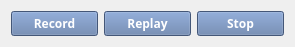
   <widget class="QWidget" name="layoutWidget">
    <property name="geometry">
     <rect>
      <x>1060</x>
      <y>10</y>
      <width>295</width>
      <height>30</height>
     </rect>
    </property>
    <layout class="QHBoxLayout" name="horizontalLayout_2">
     <item>
      <widget class="QPushButton" name="record_button">
       <property name="palette">
        <palette>
         <active>
          <colorrole role="WindowText">
           <brush brushstyle="SolidPattern">
            <color alpha="255">
             <red>255</red>
             <green>255</green>
             <blue>255</blue>
            </color>
           </brush>
          </colorrole>
          <colorrole role="Button">
           <brush brushstyle="SolidPattern">
            <color alpha="255">
             <red>95</red>
             <green>122</green>
             <blue>168</blue>
            </color>
           </brush>
          </colorrole>
          <colorrole role="Text">
           <brush brushstyle="SolidPattern">
            <color alpha="255">
             <red>255</red>
             <green>255</green>
             <blue>255</blue>
            </color>
           </brush>
          </colorrole>
          <colorrole role="ButtonText">
           <brush brushstyle="SolidPattern">
            <color alpha="255">
             <red>255</red>
             <green>255</green>
             <blue>255</blue>
            </color>
           </brush>
          </colorrole>
          <colorrole role="Base">
           <brush brushstyle="SolidPattern">
            <color alpha="255">
             <red>95</red>
             <green>122</green>
             <blue>168</blue>
            </color>
           </brush>
          </colorrole>
          <colorrole role="Window">
           <brush brushstyle="SolidPattern">
            <color alpha="255">
             <red>95</red>
             <green>122</green>
             <blue>168</blue>
            </color>
           </brush>
          </colorrole>
          <colorrole role="PlaceholderText">
           <brush brushstyle="SolidPattern">
            <color alpha="128">
             <red>255</red>
             <green>255</green>
             <blue>255</blue>
            </color>
           </brush>
          </colorrole>
         </active>
         <inactive>
          <colorrole role="WindowText">
           <brush brushstyle="SolidPattern">
            <color alpha="255">
             <red>255</red>
             <green>255</green>
             <blue>255</blue>
            </color>
           </brush>
          </colorrole>
          <colorrole role="Button">
           <brush brushstyle="SolidPattern">
            <color alpha="255">
             <red>95</red>
             <green>122</green>
             <blue>168</blue>
            </color>
           </brush>
          </colorrole>
          <colorrole role="Text">
           <brush brushstyle="SolidPattern">
            <color alpha="255">
             <red>255</red>
             <green>255</green>
             <blue>255</blue>
            </color>
           </brush>
          </colorrole>
          <colorrole role="ButtonText">
           <brush brushstyle="SolidPattern">
            <color alpha="255">
             <red>255</red>
             <green>255</green>
             <blue>255</blue>
            </color>
           </brush>
          </colorrole>
          <colorrole role="Base">
           <brush brushstyle="SolidPattern">
            <color alpha="255">
             <red>95</red>
             <green>122</green>
             <blue>168</blue>
            </color>
           </brush>
          </colorrole>
          <colorrole role="Window">
           <brush brushstyle="SolidPattern">
            <color alpha="255">
             <red>95</red>
             <green>122</green>
             <blue>168</blue>
            </color>
           </brush>
          </colorrole>
          <colorrole role="PlaceholderText">
           <brush brushstyle="SolidPattern">
            <color alpha="128">
             <red>255</red>
             <green>255</green>
             <blue>255</blue>
            </color>
           </brush>
          </colorrole>
         </inactive>
         <disabled>
          <colorrole role="WindowText">
           <brush brushstyle="SolidPattern">
            <color alpha="255">
             <red>120</red>
             <green>120</green>
             <blue>120</blue>
            </color>
           </brush>
          </colorrole>
          <colorrole role="Button">
           <brush brushstyle="SolidPattern">
            <color alpha="255">
             <red>95</red>
             <green>122</green>
             <blue>168</blue>
            </color>
           </brush>
          </colorrole>
          <colorrole role="Text">
           <brush brushstyle="SolidPattern">
            <color alpha="255">
             <red>120</red>
             <green>120</green>
             <blue>120</blue>
            </color>
           </brush>
          </colorrole>
          <colorrole role="ButtonText">
           <brush brushstyle="SolidPattern">
            <color alpha="255">
             <red>120</red>
             <green>120</green>
             <blue>120</blue>
            </color>
           </brush>
          </colorrole>
          <colorrole role="Base">
           <brush brushstyle="SolidPattern">
            <color alpha="255">
             <red>95</red>
             <green>122</green>
             <blue>168</blue>
            </color>
           </brush>
          </colorrole>
          <colorrole role="Window">
           <brush brushstyle="SolidPattern">
            <color alpha="255">
             <red>95</red>
             <green>122</green>
             <blue>168</blue>
            </color>
           </brush>
          </colorrole>
          <colorrole role="PlaceholderText">
           <brush brushstyle="SolidPattern">
            <color alpha="128">
             <red>0</red>
             <green>0</green>
             <blue>0</blue>
            </color>
           </brush>
          </colorrole>
         </disabled>
        </palette>
       </property>
       <property name="font">
        <font>
         <family>等线</family>
         <weight>75</weight>
         <bold>true</bold>
        </font>
       </property>
       <property name="styleSheet">
        <string notr="true">background-color: rgb(95, 122, 168);</string>
       </property>
       <property name="text">
        <string>Record</string>
       </property>
      </widget>
     </item>
     <item>
      <widget class="QPushButton" name="replay_button">
       <property name="palette">
        <palette>
         <active>
          <colorrole role="WindowText">
           <brush brushstyle="SolidPattern">
            <color alpha="255">
             <red>255</red>
             <green>255</green>
             <blue>255</blue>
            </color>
           </brush>
          </colorrole>
          <colorrole role="Button">
           <brush brushstyle="SolidPattern">
            <color alpha="255">
             <red>95</red>
             <green>122</green>
             <blue>168</blue>
            </color>
           </brush>
          </colorrole>
          <colorrole role="Text">
           <brush brushstyle="SolidPattern">
            <color alpha="255">
             <red>255</red>
             <green>255</green>
             <blue>255</blue>
            </color>
           </brush>
          </colorrole>
          <colorrole role="ButtonText">
           <brush brushstyle="SolidPattern">
            <color alpha="255">
             <red>255</red>
             <green>255</green>
             <blue>255</blue>
            </color>
           </brush>
          </colorrole>
          <colorrole role="Base">
           <brush brushstyle="SolidPattern">
            <color alpha="255">
             <red>95</red>
             <green>122</green>
             <blue>168</blue>
            </color>
           </brush>
          </colorrole>
          <colorrole role="Window">
           <brush brushstyle="SolidPattern">
            <color alpha="255">
             <red>95</red>
             <green>122</green>
             <blue>168</blue>
            </color>
           </brush>
          </colorrole>
          <colorrole role="PlaceholderText">
           <brush brushstyle="SolidPattern">
            <color alpha="128">
             <red>255</red>
             <green>255</green>
             <blue>255</blue>
            </color>
           </brush>
          </colorrole>
         </active>
         <inactive>
          <colorrole role="WindowText">
           <brush brushstyle="SolidPattern">
            <color alpha="255">
             <red>255</red>
             <green>255</green>
             <blue>255</blue>
            </color>
           </brush>
          </colorrole>
          <colorrole role="Button">
           <brush brushstyle="SolidPattern">
            <color alpha="255">
             <red>95</red>
             <green>122</green>
             <blue>168</blue>
            </color>
           </brush>
          </colorrole>
          <colorrole role="Text">
           <brush brushstyle="SolidPattern">
            <color alpha="255">
             <red>255</red>
             <green>255</green>
             <blue>255</blue>
            </color>
           </brush>
          </colorrole>
          <colorrole role="ButtonText">
           <brush brushstyle="SolidPattern">
            <color alpha="255">
             <red>255</red>
             <green>255</green>
             <blue>255</blue>
            </color>
           </brush>
          </colorrole>
          <colorrole role="Base">
           <brush brushstyle="SolidPattern">
            <color alpha="255">
             <red>95</red>
             <green>122</green>
             <blue>168</blue>
            </color>
           </brush>
          </colorrole>
          <colorrole role="Window">
           <brush brushstyle="SolidPattern">
            <color alpha="255">
             <red>95</red>
             <green>122</green>
             <blue>168</blue>
            </color>
           </brush>
          </colorrole>
          <colorrole role="PlaceholderText">
           <brush brushstyle="SolidPattern">
            <color alpha="128">
             <red>255</red>
             <green>255</green>
             <blue>255</blue>
            </color>
           </brush>
          </colorrole>
         </inactive>
         <disabled>
          <colorrole role="WindowText">
           <brush brushstyle="SolidPattern">
            <color alpha="255">
             <red>120</red>
             <green>120</green>
             <blue>120</blue>
            </color>
           </brush>
          </colorrole>
          <colorrole role="Button">
           <brush brushstyle="SolidPattern">
            <color alpha="255">
             <red>95</red>
             <green>122</green>
             <blue>168</blue>
            </color>
           </brush>
          </colorrole>
          <colorrole role="Text">
           <brush brushstyle="SolidPattern">
            <color alpha="255">
             <red>120</red>
             <green>120</green>
             <blue>120</blue>
            </color>
           </brush>
          </colorrole>
          <colorrole role="ButtonText">
           <brush brushstyle="SolidPattern">
            <color alpha="255">
             <red>120</red>
             <green>120</green>
             <blue>120</blue>
            </color>
           </brush>
          </colorrole>
          <colorrole role="Base">
           <brush brushstyle="SolidPattern">
            <color alpha="255">
             <red>95</red>
             <green>122</green>
             <blue>168</blue>
            </color>
           </brush>
          </colorrole>
          <colorrole role="Window">
           <brush brushstyle="SolidPattern">
            <color alpha="255">
             <red>95</red>
             <green>122</green>
             <blue>168</blue>
            </color>
           </brush>
          </colorrole>
          <colorrole role="PlaceholderText">
           <brush brushstyle="SolidPattern">
            <color alpha="128">
             <red>0</red>
             <green>0</green>
             <blue>0</blue>
            </color>
           </brush>
          </colorrole>
         </disabled>
        </palette>
       </property>
       <property name="font">
        <font>
         <family>等线</family>
         <weight>75</weight>
         <bold>true</bold>
        </font>
       </property>
       <property name="styleSheet">
        <string notr="true">background-color: rgb(95, 122, 168);</string>
       </property>
       <property name="text">
        <string>Replay</string>
       </property>
      </widget>
     </item>
     <item>
      <widget class="QPushButton" name="replay_stop_button">
       <property name="palette">
        <palette>
         <active>
          <colorrole role="WindowText">
           <brush brushstyle="SolidPattern">
            <color alpha="255">
             <red>255</red>
             <green>255</green>
             <blue>255</blue>
            </color>
           </brush>
          </colorrole>
          <colorrole role="Button">
           <brush brushstyle="SolidPattern">
            <color alpha="255">
             <red>95</red>
             <green>122</green>
             <blue>168</blue>
            </color>
           </brush>
          </colorrole>
          <colorrole role="Text">
           <brush brushstyle="SolidPattern">
            <color alpha="255">
             <red>255</red>
             <green>255</green>
             <blue>255</blue>
            </color>
           </brush>
          </colorrole>
          <colorrole role="ButtonText">
           <brush brushstyle="SolidPattern">
            <color alpha="255">
             <red>255</red>
             <green>255</green>
             <blue>255</blue>
            </color>
           </brush>
          </colorrole>
          <colorrole role="Base">
           <brush brushstyle="SolidPattern">
            <color alpha="255">
             <red>95</red>
             <green>122</green>
             <blue>168</blue>
            </color>
           </brush>
          </colorrole>
          <colorrole role="Window">
           <brush brushstyle="SolidPattern">
            <color alpha="255">
             <red>95</red>
             <green>122</green>
             <blue>168</blue>
            </color>
           </brush>
          </colorrole>
          <colorrole role="PlaceholderText">
           <brush brushstyle="SolidPattern">
            <color alpha="128">
             <red>255</red>
             <green>255</green>
             <blue>255</blue>
            </color>
           </brush>
          </colorrole>
         </active>
         <inactive>
          <colorrole role="WindowText">
           <brush brushstyle="SolidPattern">
            <color alpha="255">
             <red>255</red>
             <green>255</green>
             <blue>255</blue>
            </color>
           </brush>
          </colorrole>
          <colorrole role="Button">
           <brush brushstyle="SolidPattern">
            <color alpha="255">
             <red>95</red>
             <green>122</green>
             <blue>168</blue>
            </color>
           </brush>
          </colorrole>
          <colorrole role="Text">
           <brush brushstyle="SolidPattern">
            <color alpha="255">
             <red>255</red>
             <green>255</green>
             <blue>255</blue>
            </color>
           </brush>
          </colorrole>
          <colorrole role="ButtonText">
           <brush brushstyle="SolidPattern">
            <color alpha="255">
             <red>255</red>
             <green>255</green>
             <blue>255</blue>
            </color>
           </brush>
          </colorrole>
          <colorrole role="Base">
           <brush brushstyle="SolidPattern">
            <color alpha="255">
             <red>95</red>
             <green>122</green>
             <blue>168</blue>
            </color>
           </brush>
          </colorrole>
          <colorrole role="Window">
           <brush brushstyle="SolidPattern">
            <color alpha="255">
             <red>95</red>
             <green>122</green>
             <blue>168</blue>
            </color>
           </brush>
          </colorrole>
          <colorrole role="PlaceholderText">
           <brush brushstyle="SolidPattern">
            <color alpha="128">
             <red>255</red>
             <green>255</green>
             <blue>255</blue>
            </color>
           </brush>
          </colorrole>
         </inactive>
         <disabled>
          <colorrole role="WindowText">
           <brush brushstyle="SolidPattern">
            <color alpha="255">
             <red>120</red>
             <green>120</green>
             <blue>120</blue>
            </color>
           </brush>
          </colorrole>
          <colorrole role="Button">
           <brush brushstyle="SolidPattern">
            <color alpha="255">
             <red>95</red>
             <green>122</green>
             <blue>168</blue>
            </color>
           </brush>
          </colorrole>
          <colorrole role="Text">
           <brush brushstyle="SolidPattern">
            <color alpha="255">
             <red>120</red>
             <green>120</green>
             <blue>120</blue>
            </color>
           </brush>
          </colorrole>
          <colorrole role="ButtonText">
           <brush brushstyle="SolidPattern">
            <color alpha="255">
             <red>120</red>
             <green>120</green>
             <blue>120</blue>
            </color>
           </brush>
          </colorrole>
          <colorrole role="Base">
           <brush brushstyle="SolidPattern">
            <color alpha="255">
             <red>95</red>
             <green>122</green>
             <blue>168</blue>
            </color>
           </brush>
          </colorrole>
          <colorrole role="Window">
           <brush brushstyle="SolidPattern">
            <color alpha="255">
             <red>95</red>
             <green>122</green>
             <blue>168</blue>
            </color>
           </brush>
          </colorrole>
          <colorrole role="PlaceholderText">
           <brush brushstyle="SolidPattern">
            <color alpha="128">
             <red>0</red>
             <green>0</green>
             <blue>0</blue>
            </color>
           </brush>
          </colorrole>
         </disabled>
        </palette>
       </property>
       <property name="font">
        <font>
         <family>等线</family>
         <weight>75</weight>
         <bold>true</bold>
        </font>
       </property>
       <property name="styleSheet">
        <string notr="true">background-color: rgb(95, 122, 168);</string>
       </property>
       <property name="text">
        <string>Stop</string>
       </property>
      </widget>
     </item>
    </layout>
   </widget>
